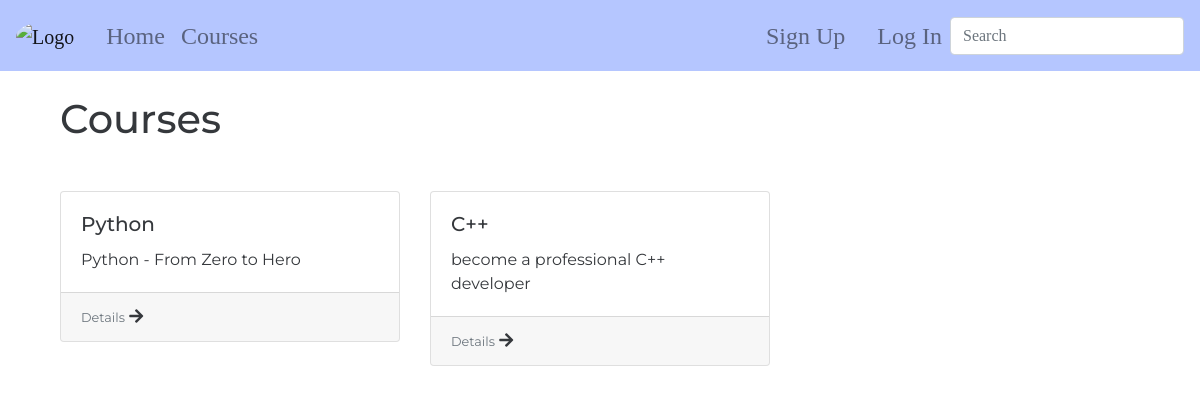
Page /courses/ on the earlier database version.
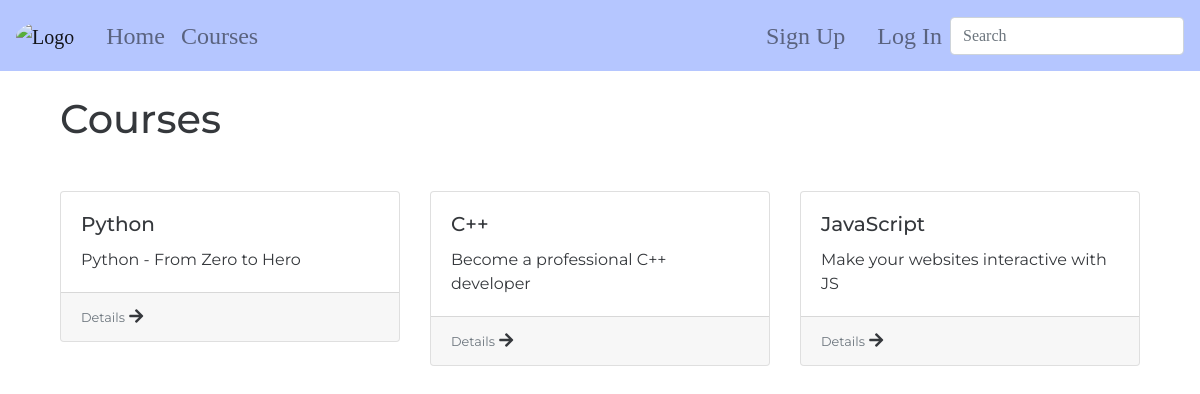
Same page on the later database version.
### courses/models.py (models this page shows, shortened)
class Course(models.Model):
    base_title = models.CharField(max_length=100)
    description = models.TextField(null=True, blank=True)
    slug = models.SlugField(allow_unicode=True, unique=True)

### courses/views.py (the view)
# urls.py: path('', views.CoursesList.as_view(), name='courses-list'),
class CoursesList(generic.ListView):
    model = course_models.Course
    template_name = 'courses/course_list.html'

### courses/templates/courses/course_list.html (shortened to what this page needs)
{% extends 'base.html' %}
{% block content %}
    <div class="container">
        <h1 class="mb-5">Courses</h1>
            <div class="row">
            {% for course in course_list  %}
                <div class="col-md-4 col-sm-6 col-xs-12">
                    <div class="card">
                        <div class="card-body">
                            <h5 class="card-title">{{ course.base_title }}</h5>
                            <p class="card-text">{{ course.description }}</p>
                        </div>
                        <div class="card-footer">
                            <p class="card-text d-inline">
                                <small class="text-muted">Details</small>
                            </p>
                            <i class="fas fa-arrow-right post_arrow_img d-inline"></i>
                        </div>
                    </div>
                </div>
            {%  endfor %}
            </div>
    </div>
{% endblock %}

Differences in the rows shown:
changed Course: description "become a professional C++ developer" → "Become a professional C++ developer"
added Course: base_title "JavaScript", description "Make your websites interactive with JS"
